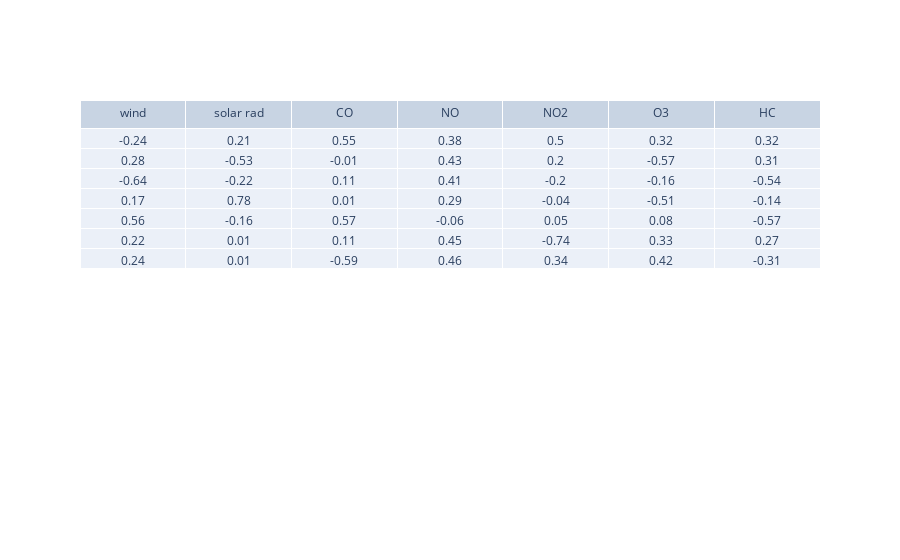

Notebook code for this chart:
### Code cell
val = np.around(eigenVectors_corr,decimals =2)
fig = go.Figure(data=[go.Table(header=dict(values=['wind', 'solar rad','CO','NO','NO2','O3','HC']),
                 cells=dict(values=val))
                     ])
fig.show()

### Figure 1 — Plotly figure (JSON) as saved in the notebook; plotly's stock layout.template omitted (floating-point values rounded to 4 significant figures)
{"data": [{"cells": {"values": [[-0.24, 0.28, -0.64, 0.17, 0.56, 0.22, 0.24], [0.21, -0.53, -0.22, 0.78, -0.16, 0.01, 0.01], [0.55, -0.01, 0.11, 0.01, 0.57, 0.11, -0.59], [0.38, 0.43, 0.41, 0.29, -0.06, 0.45, 0.46], [0.5, 0.2, -0.2, -0.04, 0.05, -0.74, 0.34], [0.32, -0.57, -0.16, -0.51, 0.08, 0.33, 0.42], [0.32, 0.31, -0.54, -0.14, -0.57, 0.27, -0.31]]}, "header": {"values": ["wind", "solar rad", "CO", "NO", "NO2", "O3", "HC"]}, "type": "table"}], "layout": {}}
